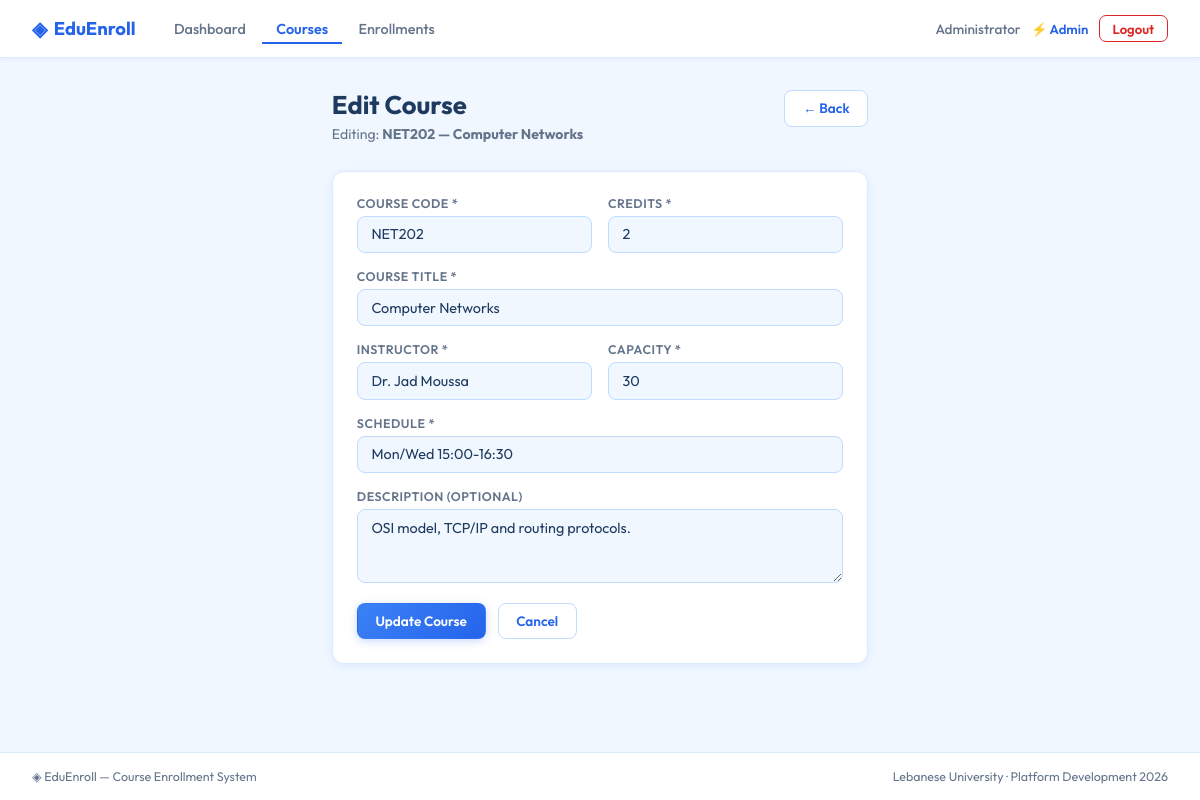
The page /edit_course.php?id=5 (signed in) on the database its author committed.
### tables this page shows
CREATE TABLE IF NOT EXISTS courses (
  id            INT UNSIGNED     NOT NULL AUTO_INCREMENT,
  course_code   VARCHAR(20)      NOT NULL UNIQUE,
  title         VARCHAR(200)     NOT NULL,
  instructor    VARCHAR(120)     NOT NULL,
  schedule      VARCHAR(120)     NOT NULL,
  credits       TINYINT UNSIGNED NOT NULL DEFAULT 3,
  capacity      INT UNSIGNED     NOT NULL DEFAULT 30,
  description   TEXT,
  created_at    TIMESTAMP        NOT NULL DEFAULT CURRENT_TIMESTAMP,
  PRIMARY KEY (id)
);

### edit_course.php (the view, shortened to what this page needs)
<?php
$db = getDB();
$id = (int) ($_GET['id'] ?? 0);
$stmt = $db->prepare('SELECT * FROM courses WHERE id = ?');
$stmt->execute([$id]);
$course = $stmt->fetch();
$old = $course;
?>
<!DOCTYPE html>
<html lang="en">
    <head>
    </head>
    <body>
        <?php include 'includes/navbar.php'; ?>
        <div class="wrap">
            <div class="page-header">
                <div>
                    <h1>Edit Course</h1>
                    <p>Editing: <strong><?= htmlspecialchars($course['course_code'] . ' — ' . $course['title']) ?></strong></p>
                </div>
                <a href="courses.php" class="btn btn-outline">← Back</a>
            </div>
            <div class="card form-card">
                <div class="card-body">
                    <form method="POST">
                        <div class="form-grid">
                            <div class="field">
                                <label>Course Code *</label>
                                <input type="text" name="course_code" value="<?= htmlspecialchars($old['course_code']) ?>" required />
                            </div>
                            <div class="field">
                                <label>Credits *</label>
                                <input type="number" name="credits" min="1" max="10" value="<?= (int) $old['credits'] ?>" required />
                            </div>
                            <div class="field field-full">
                                <label>Course Title *</label>
                                <input type="text" name="title" value="<?= htmlspecialchars($old['title']) ?>" required />
                            </div>
                            <div class="field">
                                <label>Instructor *</label>
                                <input type="text" name="instructor" value="<?= htmlspecialchars($old['instructor']) ?>" required />
                            </div>
                            <div class="field">
                                <label>Capacity *</label>
                                <input type="number" name="capacity" min="1" value="<?= (int) $old['capacity'] ?>" required />
                            </div>
                            <div class="field field-full">
                                <label>Schedule *</label>
                                <input type="text" name="schedule" value="<?= htmlspecialchars($old['schedule']) ?>" required />
                            </div>
                            <div class="field field-full">
                                <label>Description (optional)</label>
                                <textarea name="description" rows="3"><?= htmlspecialchars($old['description']) ?></textarea>
                            </div>
                        </div>
                        <div class="flex gap-1 mt-2">
                            <button type="submit" class="btn btn-primary">Update Course</button>
                            <a href="courses.php" class="btn btn-outline">Cancel</a>
                        </div>
                    </form>
                </div>
            </div>
        </div>
        <footer>
            <span>◈ EduEnroll — Course Enrollment System</span>
            <span>Lebanese University · Platform Development 2026</span>
        </footer>
    </body>
</html>

### includes/page_styles.php (style rules this page uses)
:root { --bg: #f0f7ff; --surface: #ffffff; --border: #bfdbfe; --border-light: #dbeafe; --text: #1e3a5f; --text-muted: #64748b; --primary: #2563eb; --primary-lt: #3b82f6; --primary-bg: #eff6ff; --success: #16a34a; --success-bg: #f0fdf4; --danger: #dc2626; --danger-bg: #fef2f2; --warning-bg: #fffbeb; --shadow-sm: 0 2px 8px rgba(59,130,246,.10); --shadow-md: 0 4px 20px rgba(59,130,246,.13); --radius: 12px; --radius-sm: 8px; }
*, *::before, *::after { box-sizing: border-box; margin: 0; padding: 0; }
body { font-family: 'Outfit', sans-serif; background: var(--bg); color: var(--text); min-height: 100vh; display: flex; flex-direction: column; }
.wrap { max-width: 1080px; margin: 0 auto; padding: 2rem 1.5rem; flex: 1; }
.page-header { display: flex; align-items: flex-start; justify-content: space-between; margin-bottom: 1.75rem; flex-wrap: wrap; gap: 1rem; }
.page-header h1 { font-size: 1.6rem; font-weight: 700; color: var(--text); line-height: 1.2; }
.page-header p { font-size: .88rem; color: var(--text-muted); margin-top: .25rem; }
.card { background: var(--surface); border: 1px solid var(--border-light); border-radius: var(--radius); box-shadow: var(--shadow-sm); overflow: hidden; }
.card-body { padding: 1.5rem; }
.form-card { max-width: 680px; }
.btn { display: inline-flex; align-items: center; gap: .3rem; padding: .52rem 1.1rem; border-radius: var(--radius-sm); font-family: 'Outfit', sans-serif; font-size: .85rem; font-weight: 600; cursor: pointer; text-decoration: none; border: 1.5px solid transparent; transition: opacity .18s, transform .12s, box-shadow .18s; white-space: nowrap; }
.btn-primary { background: linear-gradient(135deg, var(--primary-lt), var(--primary)); color: #fff; box-shadow: 0 2px 8px rgba(37,99,235,.25); }
.btn-outline { background: #fff; color: var(--primary); border-color: var(--border); }
.form-grid { display: grid; grid-template-columns: 1fr 1fr; gap: 1rem; }
.field { display: flex; flex-direction: column; gap: .3rem; }
.field-full { grid-column: 1 / -1; }
.field label { font-size: .78rem; font-weight: 600; color: var(--text-muted); text-transform: uppercase; letter-spacing: .04em; }
.field input, .field select, .field textarea { background: #f0f7ff; border: 1px solid var(--border); border-radius: var(--radius-sm); color: var(--text); font-family: 'Outfit', sans-serif; font-size: .9rem; padding: .55rem .85rem; outline: none; transition: border-color .2s, box-shadow .2s, background .2s; width: 100%; }
.flex { display: flex; }
.gap-1 { gap: .75rem; }
.mt-2 { margin-top: 1.25rem; }
footer { display: flex; align-items: center; justify-content: space-between; padding: 1rem 2rem; border-top: 1px solid var(--border-light); background: #fff; font-size: .78rem; color: var(--text-muted); flex-wrap: wrap; gap: .5rem; }

### rows shown on the page
courses: course_code+title "NET202 — Computer Networks", course_code "NET202", credits "2", title "Computer Networks", instructor "Dr. Jad Moussa", capacity "30", schedule "Mon/Wed 15:00-16:30", description "OSI model, TCP/IP and routing protocols."

### other values the page prints
$user['full_name'] "Administrator"
